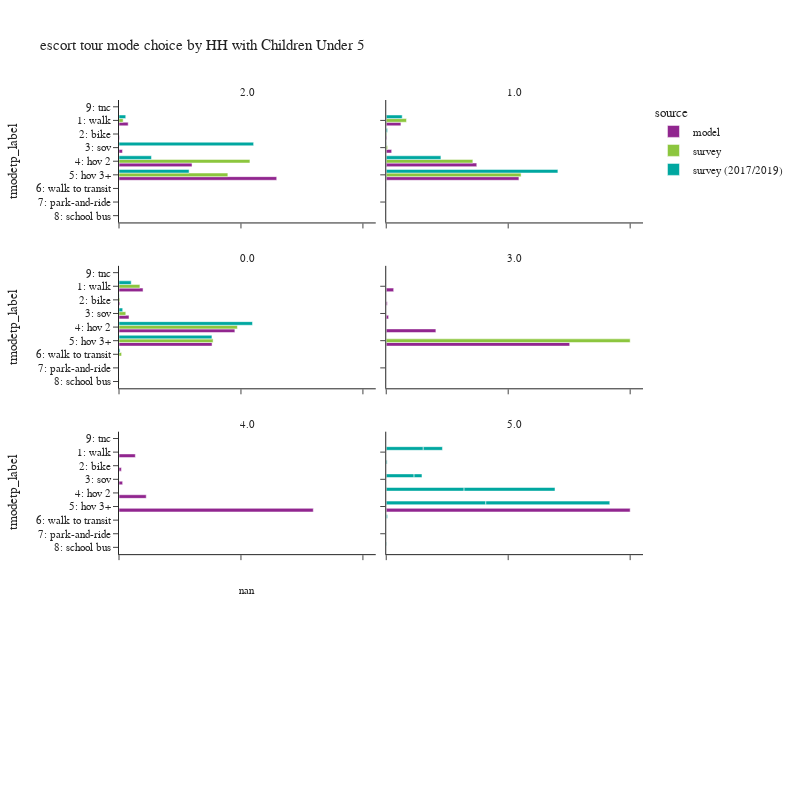

The code cell stored with this chart in its notebook:
### Code cell
plot_mode_choice(es_tour,
                 "hhcu5",
                 {
                  "tmodetp_label":["1: walk","2: bike","3: sov","4: hov 2","5: hov 3+","6: walk to transit",
                                   "7: park-and-ride","8: school bus","9: other–survey only"]},
                 "HH with Children Under 5",2,800)

### Figure 1 — Plotly figure (JSON) as saved in the notebook; plotly's stock layout.template omitted (floating-point values rounded to 4 significant figures)
{"data": [{"alignmentgroup": "True", "customdata": [[2], [1975], [113], [749], [15725], [33957]], "hovertemplate": "source=model<br>hhcu5=2.0<br>percentage=%{x}<br>tmodetp_label=%{y}<br>sample_count=%{customdata[0]}<extra></extra>", "legendgroup": "model", "marker": {"color": "#91268F", "pattern": {"shape": ""}}, "name": "model", "offsetgroup": "model", "orientation": "h", "showlegend": true, "textposition": "auto", "type": "bar", "x": [3.808e-05, 0.0376, 0.002152, 0.01426, 0.2994, 0.6465], "xaxis": "x7", "y": [null, "1: walk", "2: bike", "3: sov", "4: hov 2", "5: hov 3+"], "yaxis": "y7"}, {"alignmentgroup": "True", "customdata": [[3], [9421], [379], [3488], [58107], [85161]], "hovertemplate": "source=model<br>hhcu5=1.0<br>percentage=%{x}<br>tmodetp_label=%{y}<br>sample_count=%{customdata[0]}<extra></extra>", "legendgroup": "model", "marker": {"color": "#91268F", "pattern": {"shape": ""}}, "name": "model", "offsetgroup": "model", "orientation": "h", "showlegend": false, "textposition": "auto", "type": "bar", "x": [1.916e-05, 0.06018, 0.002421, 0.02228, 0.3712, 0.544], "xaxis": "x8", "y": [null, "1: walk", "2: bike", "3: sov", "4: hov 2", "5: hov 3+"], "yaxis": "y8"}, {"alignmentgroup": "True", "customdata": [[9], [42779], [1665], [17784], [206115], [165532]], "hovertemplate": "source=model<br>hhcu5=0.0<br>percentage=%{x}<br>tmodetp_label=%{y}<br>sample_count=%{customdata[0]}<extra></extra>", "legendgroup": "model", "marker": {"color": "#91268F", "pattern": {"shape": ""}}, "name": "model", "offsetgroup": "model", "orientation": "h", "showlegend": false, "textposition": "auto", "type": "bar", "x": [2.074e-05, 0.0986, 0.003837, 0.04099, 0.475, 0.3815], "xaxis": "x5", "y": [null, "1: walk", "2: bike", "3: sov", "4: hov 2", "5: hov 3+"], "yaxis": "y5"}, {"alignmentgroup": "True", "customdata": [[171], [24], [54], [1142], [4221]], "hovertemplate": "source=model<br>hhcu5=3.0<br>percentage=%{x}<br>tmodetp_label=%{y}<br>sample_count=%{customdata[0]}<extra></extra>", "legendgroup": "model", "marker": {"color": "#91268F", "pattern": {"shape": ""}}, "name": "model", "offsetgroup": "model", "orientation": "h", "showlegend": false, "textposition": "auto", "type": "bar", "x": [0.03047, 0.004277, 0.009622, 0.2035, 0.7521], "xaxis": "x6", "y": ["1: walk", "2: bike", "3: sov", "4: hov 2", "5: hov 3+"], "yaxis": "y6"}, {"alignmentgroup": "True", "customdata": [[27], [4], [6], [45], [321]], "hovertemplate": "source=model<br>hhcu5=4.0<br>percentage=%{x}<br>tmodetp_label=%{y}<br>sample_count=%{customdata[0]}<extra></extra>", "legendgroup": "model", "marker": {"color": "#91268F", "pattern": {"shape": ""}}, "name": "model", "offsetgroup": "model", "orientation": "h", "showlegend": false, "textposition": "auto", "type": "bar", "x": [0.067, 0.009926, 0.01489, 0.1117, 0.7965], "xaxis": "x3", "y": ["1: walk", "2: bike", "3: sov", "4: hov 2", "5: hov 3+"], "yaxis": "y3"}, {"alignmentgroup": "True", "customdata": [[92]], "hovertemplate": "source=model<br>hhcu5=5.0<br>percentage=%{x}<br>tmodetp_label=%{y}<br>sample_count=%{customdata[0]}<extra></extra>", "legendgroup": "model", "marker": {"color": "#91268F", "pattern": {"shape": ""}}, "name": "model", "offsetgroup": "model", "orientation": "h", "showlegend": false, "textposition": "auto", "type": "bar", "x": [1.0], "xaxis": "x4", "y": ["5: hov 3+"], "yaxis": "y4"}, {"alignmentgroup": "True", "customdata": [[8], [16], [20]], "hovertemplate": "source=survey<br>hhcu5=2.0<br>percentage=%{x}<br>tmodetp_label=%{y}<br>sample_count=%{customdata[0]}<extra></extra>", "legendgroup": "survey", "marker": {"color": "#8CC63E", "pattern": {"shape": ""}}, "name": "survey", "offsetgroup": "survey", "orientation": "h", "showlegend": true, "textposition": "auto", "type": "bar", "x": [0.01697, 0.5368, 0.4463], "xaxis": "x7", "y": ["1: walk", "4: hov 2", "5: hov 3+"], "yaxis": "y7"}, {"alignmentgroup": "True", "customdata": [[1], [21], [8], [1], [57], [78]], "hovertemplate": "source=survey<br>hhcu5=1.0<br>percentage=%{x}<br>tmodetp_label=%{y}<br>sample_count=%{customdata[0]}<extra></extra>", "legendgroup": "survey", "marker": {"color": "#8CC63E", "pattern": {"shape": ""}}, "name": "survey", "offsetgroup": "survey", "orientation": "h", "showlegend": false, "textposition": "auto", "type": "bar", "x": [0.00128, 0.08301, 0.002317, 0.005502, 0.3551, 0.5528], "xaxis": "x8", "y": [null, "1: walk", "2: bike", "3: sov", "4: hov 2", "5: hov 3+"], "yaxis": "y8"}, {"alignmentgroup": "True", "customdata": [[2], [51], [3], [28], [216], [129], [10], [3]], "hovertemplate": "source=survey<br>hhcu5=0.0<br>percentage=%{x}<br>tmodetp_label=%{y}<br>sample_count=%{customdata[0]}<extra></extra>", "legendgroup": "survey", "marker": {"color": "#8CC63E", "pattern": {"shape": ""}}, "name": "survey", "offsetgroup": "survey", "orientation": "h", "showlegend": false, "textposition": "auto", "type": "bar", "x": [0.0003149, 0.08571, 0.003574, 0.0278, 0.4855, 0.3858, 0.01063, 0.0006934], "xaxis": "x5", "y": [null, "1: walk", "2: bike", "3: sov", "4: hov 2", "5: hov 3+", "6: walk to transit", "8: school bus"], "yaxis": "y5"}, {"alignmentgroup": "True", "customdata": [[2]], "hovertemplate": "source=survey<br>hhcu5=3.0<br>percentage=%{x}<br>tmodetp_label=%{y}<br>sample_count=%{customdata[0]}<extra></extra>", "legendgroup": "survey", "marker": {"color": "#8CC63E", "pattern": {"shape": ""}}, "name": "survey", "offsetgroup": "survey", "orientation": "h", "showlegend": false, "textposition": "auto", "type": "bar", "x": [1.0], "xaxis": "x6", "y": ["5: hov 3+"], "yaxis": "y6"}, {"alignmentgroup": "True", "customdata": [[10], [4], [8], [51]], "hovertemplate": "source=survey (2017/2019)<br>hhcu5=2.0<br>percentage=%{x}<br>tmodetp_label=%{y}<br>sample_count=%{customdata[0]}<extra></extra>", "legendgroup": "survey (2017/2019)", "marker": {"color": "#00A7A0", "pattern": {"shape": ""}}, "name": "survey (2017/2019)", "offsetgroup": "survey (2017/2019)", "orientation": "h", "showlegend": true, "textposition": "auto", "type": "bar", "x": [0.02765, 0.5519, 0.1331, 0.2874], "xaxis": "x7", "y": ["1: walk", "3: sov", "4: hov 2", "5: hov 3+"], "yaxis": "y7"}, {"alignmentgroup": "True", "customdata": [[3], [29], [2], [1], [66], [108], [2]], "hovertemplate": "source=survey (2017/2019)<br>hhcu5=1.0<br>percentage=%{x}<br>tmodetp_label=%{y}<br>sample_count=%{customdata[0]}<extra></extra>", "legendgroup": "survey (2017/2019)", "marker": {"color": "#00A7A0", "pattern": {"shape": ""}}, "name": "survey (2017/2019)", "offsetgroup": "survey (2017/2019)", "orientation": "h", "showlegend": false, "textposition": "auto", "type": "bar", "x": [0.0001641, 0.06544, 0.005226, 0.0008295, 0.2242, 0.7037, 0.0004286], "xaxis": "x8", "y": [null, "1: walk", "2: bike", "3: sov", "4: hov 2", "5: hov 3+", "6: walk to transit"], "yaxis": "y8"}, {"alignmentgroup": "True", "customdata": [[2], [60], [6], [24], [281], [133], [11], [1]], "hovertemplate": "source=survey (2017/2019)<br>hhcu5=0.0<br>percentage=%{x}<br>tmodetp_label=%{y}<br>sample_count=%{customdata[0]}<extra></extra>", "legendgroup": "survey (2017/2019)", "marker": {"color": "#00A7A0", "pattern": {"shape": ""}}, "name": "survey (2017/2019)", "offsetgroup": "survey (2017/2019)", "orientation": "h", "showlegend": false, "textposition": "auto", "type": "bar", "x": [0.001336, 0.05003, 0.0008537, 0.01513, 0.5473, 0.381, 0.004316, 4.684e-05], "xaxis": "x5", "y": [null, "1: walk", "2: bike", "3: sov", "4: hov 2", "5: hov 3+", "6: walk to transit", "9: tnc"], "yaxis": "y5"}, {"alignmentgroup": "True", "customdata": [[22], [4], [16], [53], [23], [1], [1], [3], [64], [16], [297], [197], [15], [3]], "hovertemplate": "source=survey (2017/2019)<br>hhcu5=5.0<br>percentage=%{x}<br>tmodetp_label=%{y}<br>sample_count=%{customdata[0]}<extra></extra>", "legendgroup": "survey (2017/2019)", "marker": {"color": "#00A7A0", "pattern": {"shape": ""}}, "name": "survey (2017/2019)", "offsetgroup": "survey (2017/2019)", "orientation": "h", "showlegend": false, "textposition": "auto", "type": "bar", "x": [0.1518, 0.003561, 0.1141, 0.3191, 0.4083, 0.003066, 7.087e-05, 0.003641, 0.07867, 0.03238, 0.3727, 0.5082, 0.002774, 0.001613], "xaxis": "x4", "y": ["1: walk", "2: bike", "3: sov", "4: hov 2", "5: hov 3+", "6: walk to transit", "9: tnc", null, "1: walk", "3: sov", "4: hov 2", "5: hov 3+", "6: walk to transit", "8: school bus"], "yaxis": "y4"}], "layout": {"annotations": [{"font": {}, "showarrow": false, "text": "nan", "x": 0.245, "xanchor": "center", "xref": "paper", "y": 0.1975, "yanchor": "bottom", "yref": "paper"}, {"font": {}, "showarrow": false, "text": "4.0", "x": 0.245, "xanchor": "center", "xref": "paper", "y": 0.465, "yanchor": "bottom", "yref": "paper"}, {"font": {}, "showarrow": false, "text": "5.0", "x": 0.755, "xanchor": "center", "xref": "paper", "y": 0.465, "yanchor": "bottom", "yref": "paper"}, {"font": {}, "showarrow": false, "text": "0.0", "x": 0.245, "xanchor": "center", "xref": "paper", "y": 0.7325, "yanchor": "bottom", "yref": "paper"}, {"font": {}, "showarrow": false, "text": "3.0", "x": 0.755, "xanchor": "center", "xref": "paper", "y": 0.7325, "yanchor": "bottom", "yref": "paper"}, {"font": {}, "showarrow": false, "text": "2.0", "x": 0.245, "xanchor": "center", "xref": "paper", "y": 1.0, "yanchor": "bottom", "yref": "paper"}, {"font": {}, "showarrow": false, "text": "1.0", "x": 0.755, "xanchor": "center", "xref": "paper", "y": 1.0, "yanchor": "bottom", "yref": "paper"}], "barmode": "group", "height": 800, "legend": {"title": {"text": "source"}, "tracegroupgap": 0}, "title": {"text": "escort tour mode choice by HH with Children Under 5"}, "width": 800, "xaxis": {"anchor": "y", "domain": [0.0, 0.49], "tickformat": ".1%", "title": {"text": "percentage"}}, "xaxis2": {"anchor": "y2", "domain": [0.51, 1.0], "matches": "x", "tickformat": ".1%", "title": {"text": "percentage"}}, "xaxis3": {"anchor": "y3", "domain": [0.0, 0.49], "matches": "x", "showticklabels": false, "tickformat": ".1%"}, "xaxis4": {"anchor": "y4", "domain": [0.51, 1.0], "matches": "x", "showticklabels": false, "tickformat": ".1%"}, "xaxis5": {"anchor": "y5", "domain": [0.0, 0.49], "matches": "x", "showticklabels": false, "tickformat": ".1%"}, "xaxis6": {"anchor": "y6", "domain": [0.51, 1.0], "matches": "x", "showticklabels": false, "tickformat": ".1%"}, "xaxis7": {"anchor": "y7", "domain": [0.0, 0.49], "matches": "x", "showticklabels": false, "tickformat": ".1%"}, "xaxis8": {"anchor": "y8", "domain": [0.51, 1.0], "matches": "x", "showticklabels": false, "tickformat": ".1%"}, "yaxis": {"anchor": "x", "categoryarray": ["9: other–survey only", "8: school bus", "7: park-and-ride", "6: walk to transit", "5: hov 3+", "4: hov 2", "3: sov", "2: bike", "1: walk"], "categoryorder": "array", "domain": [0.0, 0.1975], "title": {"text": "tmodetp_label"}}, "yaxis2": {"anchor": "x2", "domain": [0.0, 0.1975], "matches": "y", "showticklabels": false}, "yaxis3": {"anchor": "x3", "categoryarray": ["9: other–survey only", "8: school bus", "7: park-and-ride", "6: walk to transit", "5: hov 3+", "4: hov 2", "3: sov", "2: bike", "1: walk"], "categoryorder": "array", "domain": [0.2675, 0.465], "matches": "y", "title": {"text": "tmodetp_label"}}, "yaxis4": {"anchor": "x4", "domain": [0.2675, 0.465], "matches": "y", "showticklabels": false}, "yaxis5": {"anchor": "x5", "categoryarray": ["9: other–survey only", "8: school bus", "7: park-and-ride", "6: walk to transit", "5: hov 3+", "4: hov 2", "3: sov", "2: bike", "1: walk"], "categoryorder": "array", "domain": [0.535, 0.7325], "matches": "y", "title": {"text": "tmodetp_label"}}, "yaxis6": {"anchor": "x6", "domain": [0.535, 0.7325], "matches": "y", "showticklabels": false}, "yaxis7": {"anchor": "x7", "categoryarray": ["9: other–survey only", "8: school bus", "7: park-and-ride", "6: walk to transit", "5: hov 3+", "4: hov 2", "3: sov", "2: bike", "1: walk"], "categoryorder": "array", "domain": [0.8025, 1.0], "matches": "y", "title": {"text": "tmodetp_label"}}, "yaxis8": {"anchor": "x8", "domain": [0.8025, 1.0], "matches": "y", "showticklabels": false}}}
